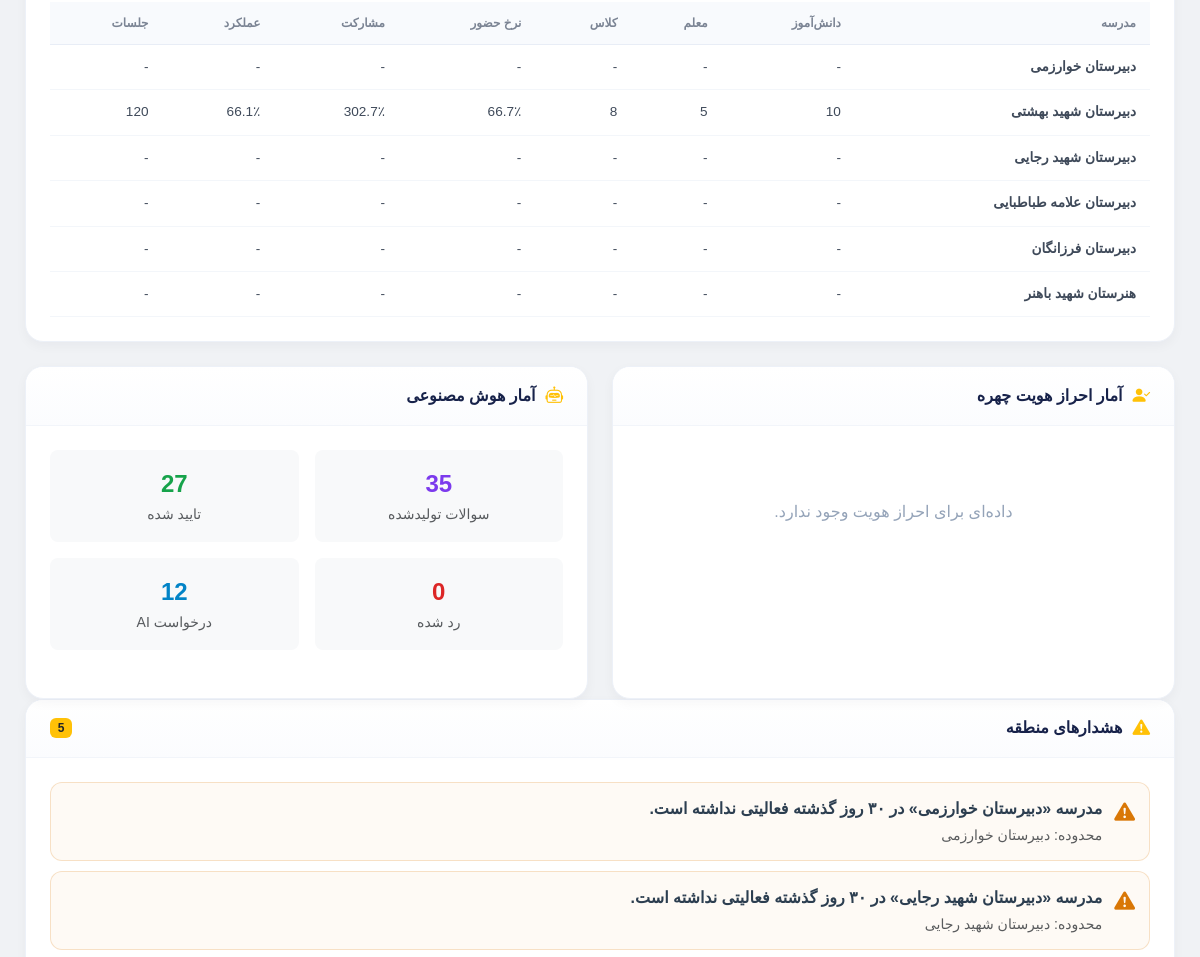
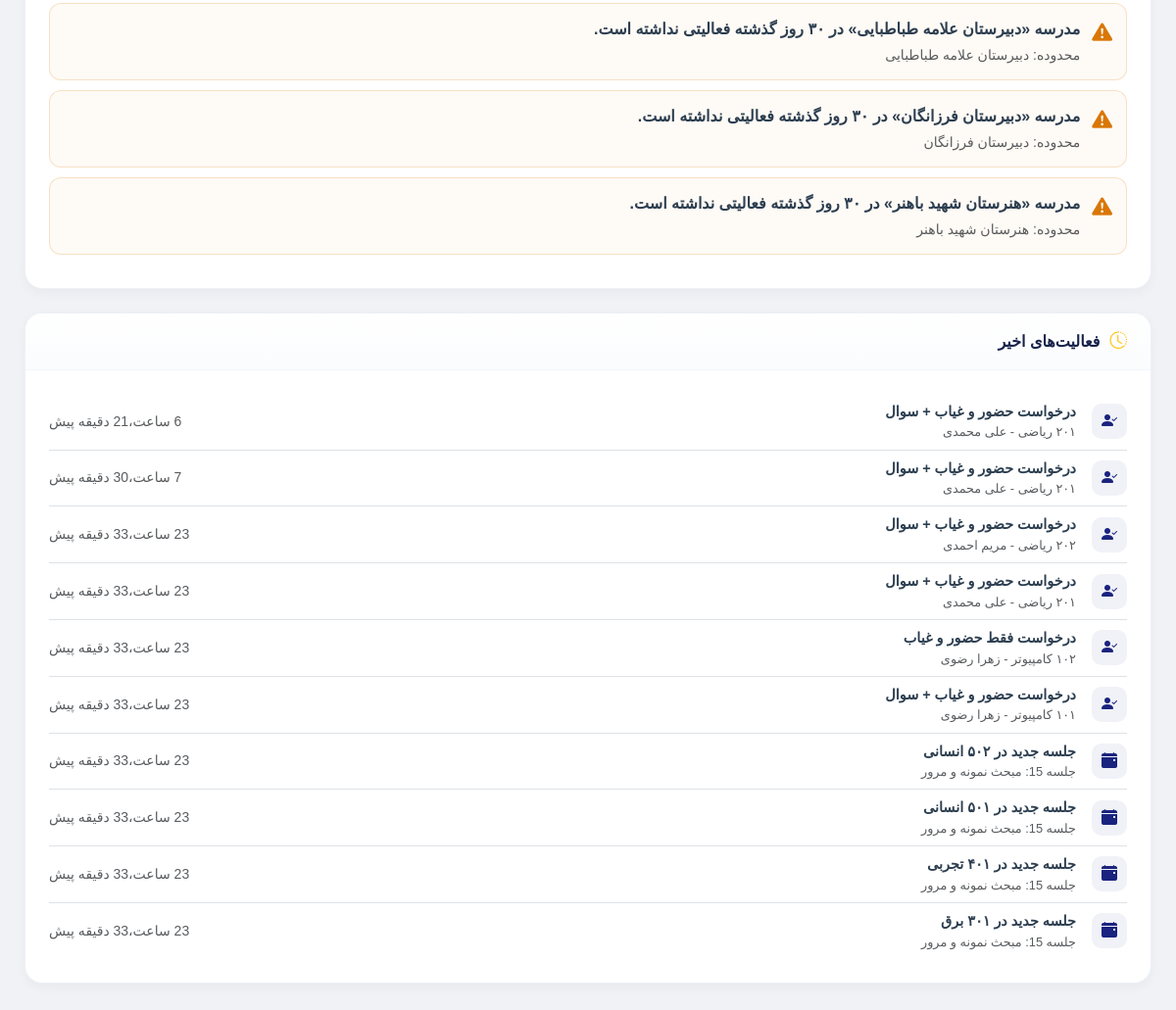
The app's page /district/ (signed in, lower part), older data (2 pictures, top to bottom).
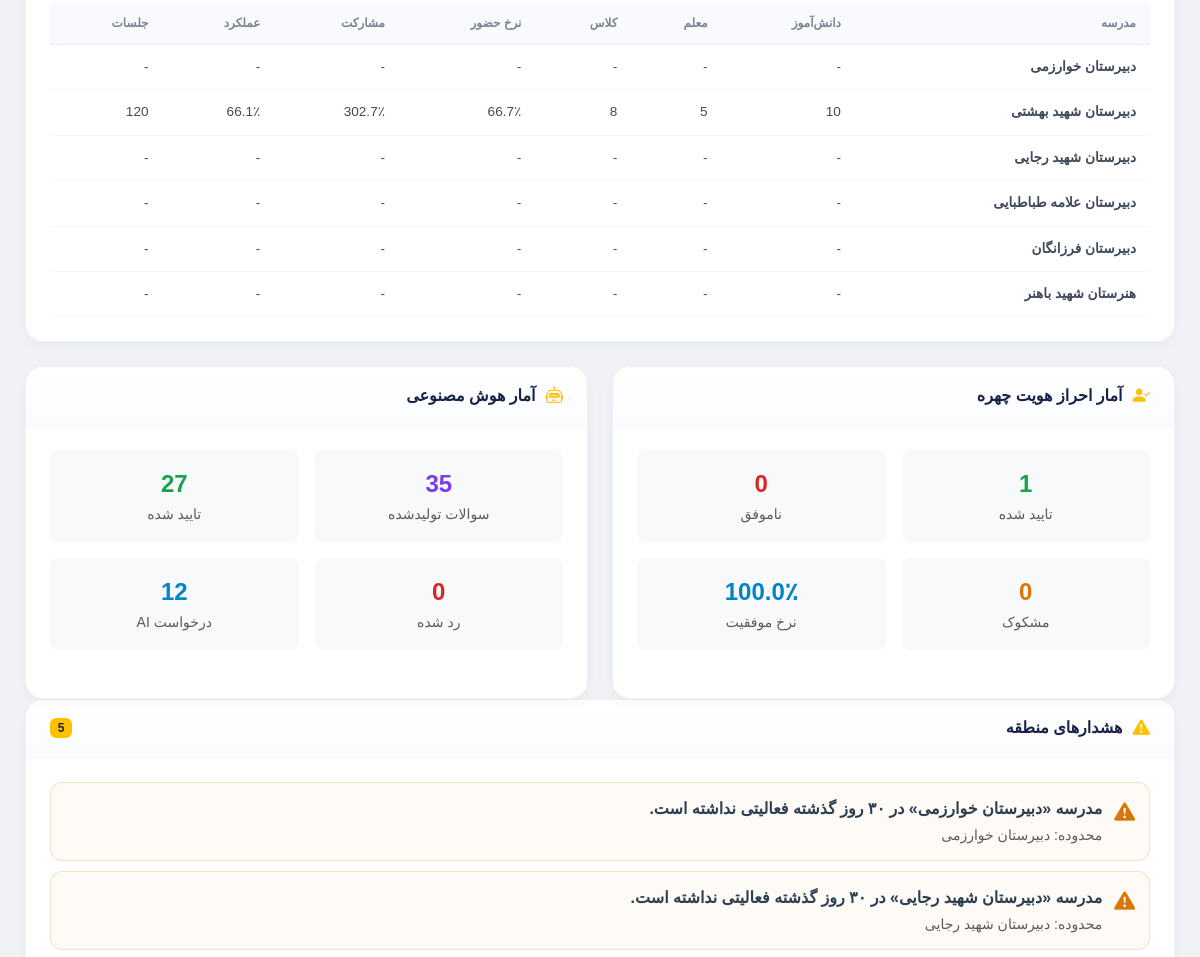
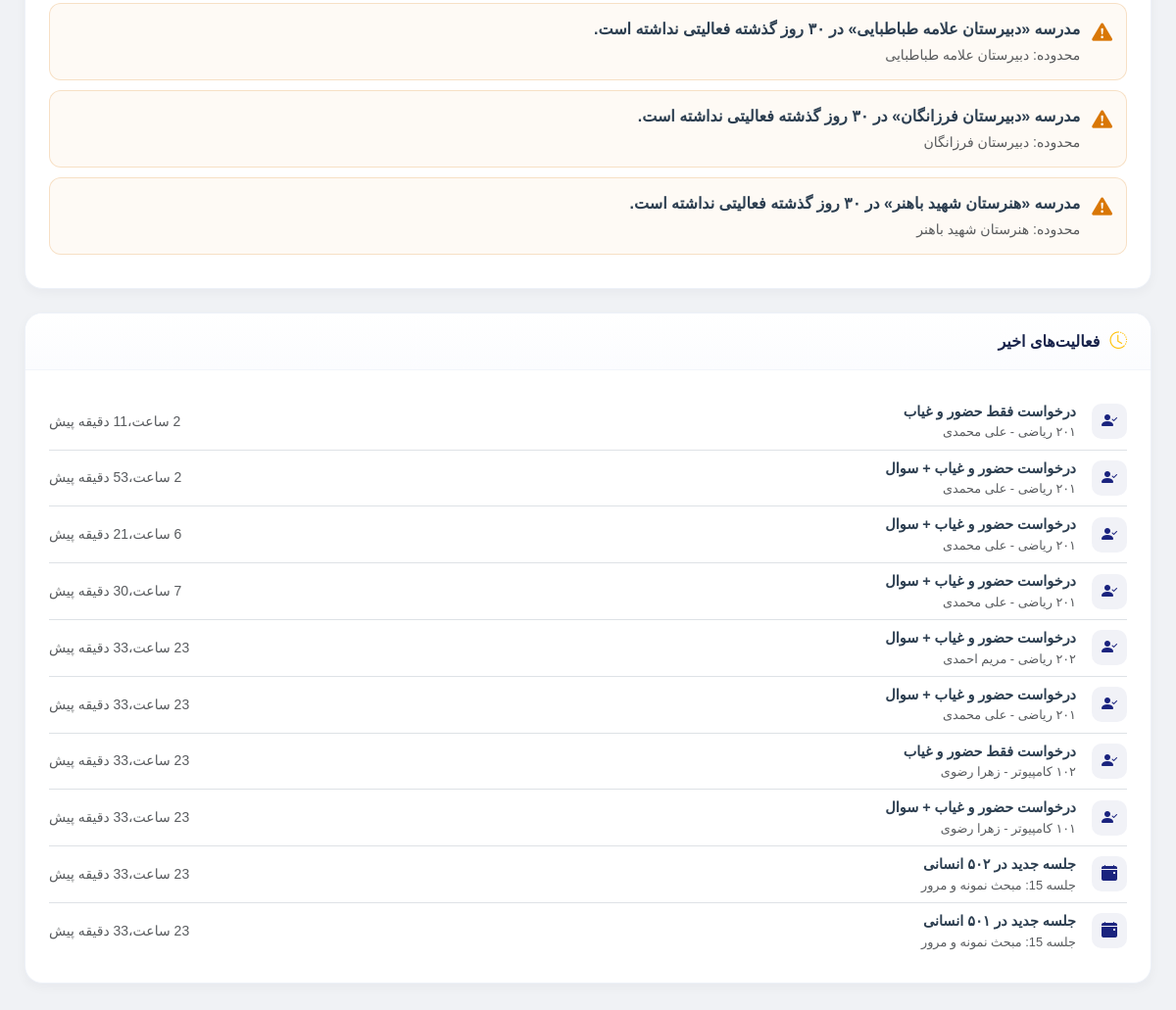
The same page, newer data (2 pictures, top to bottom).
### dashboard/models.py (models this page shows, shortened)
class ClassSession(models.Model):
    classroom = models.ForeignKey(
        Classroom,
        on_delete=models.CASCADE,
        related_name='sessions',
        verbose_name="کلاس"
    )
    session_date = models.DateTimeField(auto_now_add=True, verbose_name="تاریخ جلسه")
    topic = models.CharField(max_length=200, blank=True, null=True, verbose_name="موضوع جلسه")
    class Meta:
        verbose_name = "جلسه کلاس"
        verbose_name_plural = "جلسات کلاس"

class AttendanceRequest(models.Model):
    REQUEST_TYPE_CHOICES = (
        ('face_only', 'فقط حضور و غیاب'),
        ('question_only', 'فقط سوال'),
        ('face_and_question', 'حضور و غیاب + سوال'),
    )
    STATUS_CHOICES = (
        ('active', 'فعال'),
        ('finished', 'پایان یافته'),
        ('canceled', 'لغو شده'),
    )
    teacher = models.ForeignKey(
        User,
        on_delete=models.CASCADE,
        related_name='attendance_requests',
        limit_choices_to={'role': 'teacher'},
        verbose_name="معلم"
    )
    classroom = models.ForeignKey(
        Classroom,
        on_delete=models.CASCADE,
        related_name='attendance_requests',
        verbose_name="کلاس"
    )
    session = models.ForeignKey(
        ClassSession,
        on_delete=models.CASCADE,
        related_name='attendance_requests',
        verbose_name="جلسه"
    )
    request_type = models.CharField(
        max_length=30,
        choices=REQUEST_TYPE_CHOICES,
        default='face_only',
        verbose_name="نوع درخواست"
    )
    status = models.CharField(
        max_length=20,
        choices=STATUS_CHOICES,
        default='active',
        verbose_name="وضعیت"
    )
    face_time_seconds = models.PositiveIntegerField(
        default=120,
        verbose_name="زمان اسکن چهره (ثانیه)"
    )
    face_deadline_at = models.DateTimeField(
        null=True,
        blank=True,
        verbose_name="مهلت اسکن چهره"
    )
    questions = models.ManyToManyField(
        Question,
        through='AttendanceRequestQuestion',
        related_name='attendance_requests',
        blank=True,
        verbose_name="سوالات"
    )
    created_at = models.DateTimeField(auto_now_add=True, verbose_name="تاریخ ایجاد")
    updated_at = models.DateTimeField(auto_now=True, verbose_name="تاریخ به‌روزرسانی")
    class Meta:
        verbose_name = "درخواست حضور و غیاب / سوال"
        verbose_name_plural = "درخواست‌های حضور و غیاب / سوال"
        ordering = ['-created_at']

### district/views.py (the view)
# urls.py: path('', views.district_dashboard, name='dashboard'),
@district_admin_required
def district_dashboard(request):
    scope, service = _build_context(request)
    period = request.GET.get('period', 'month')
    school_id = request.GET.get('school')
    grade = request.GET.get('grade')
    field = request.GET.get('field')
    date_from, date_to, df_str, dt_str = _parse_dates(request)
    selected_school = None
    if school_id:
        selected_school = scope.validate_school_id(school_id)
    overview = service.get_overview(
        period=period, date_from=date_from, date_to=date_to,
        school_id=school_id, grade=grade, field=field)
    attendance_trend = service.get_attendance_trend(30, school_id)
    participation_trend = service.get_participation_trend(30, school_id)
    performance_subjects = service.get_performance_by_subject(school_id)
    face_stats = service.get_face_stats()
    ai_stats = service.get_ai_stats()
    usage_stats = service.get_system_usage()
    alerts = service.get_alerts()
    recent_activity = service.get_recent_activity()
    school_activity = service.get_school_activity_stats()
    school_comparison = service.get_school_comparison()
    schools = scope.filter_schools().filter(is_active=True).order_by('name')
    DistrictAuditService.log(request, 'view_dashboard',
                             details={'school': selected_school.name if selected_school else 'کل منطقه'})
    context = {
        'title': f'داشبورد منطقه {scope.district.name}',
        'district': scope.district,
        'province': scope.province,
        'scope': scope,
        'schools': schools,
        'selected_school': selected_school,
        'period': period,
        'grade_filter': grade,
        'field_filter': field,
        'date_from': df_str,
        'date_to': dt_str,
        'overview': overview,
        'attendance_trend': attendance_trend,
        'participation_trend': participation_trend,
        'performance_subjects': performance_subjects,
        'face_stats': face_stats,
        'ai_stats': ai_stats,
        'usage_stats': usage_stats,
        'alerts': alerts,
        'recent_activity': recent_activity,
        'school_comparison': school_comparison,
        'school_activity': school_activity,
        'has_data': bool(overview.get('students')),
        'grades': [('10', 'دهم'), ('11', 'یازدهم'), ('12', 'دوازدهم')],
        'fields': [
            ('computer', 'کامپیوتر'), ('electrical', 'برق'),
            ('mechanical', 'مکانیک'), ('accounting', 'حسابداری'),
            ('math', 'ریاضی'), ('experimental', 'تجربی'),
            ('humanities', 'انسانی'),
        ],
    }
    return render(request, 'district/dashboard.html', context)

### district/audit.py (called while the page is built)
    @staticmethod
    def log(request, action, scope_name='', details=None):
        try:
            from national.models import NationalAuditLog
            NationalAuditLog.objects.create(
                user=request.user,
                action=action,
                scope='district',
                scope_id=request.user.district.id,
                scope_name=scope_name or request.user.district.name,
                details=details or {},
                ip_address=DistrictAuditService._get_ip(request),
            )
        except Exception as e:
            logger.error('District audit log failed: %s', e)

    @staticmethod
    def _get_ip(request):
        xff = request.META.get('HTTP_X_FORWARDED_FOR')
        if xff:
            return xff.split(',')[0].strip()
        return request.META.get('REMOTE_ADDR')

### district/scope.py (called while the page is built)
    def filter_schools(self, qs=None):
        if qs is None:
            qs = School.objects.all()
        return qs.filter(district=self.district)

### district/services.py (called while the page is built)
    def _school_filter(self):
        return Q(school__district_id=self.district_id)

    def _classroom_filter(self):
        return Q(classroom__school__district_id=self.district_id)

### district/templates/district/dashboard.html (shortened to what the changed rows need)
{% extends 'base.html' %}
{% block content %}
<div class="da-page">
    {% if not has_data %}
    <div class="da-section">
        <div class="da-section-body">
            <div class="da-empty">
                <div class="da-empty-icon"><i class="bi bi-inbox-fill"></i></div>
                <h5>داده‌ای برای این محدوده و بازه زمانی وجود ندارد.</h5>
                <p class="mb-0">هنوز اطلاعاتی در محدوده انتخابی ثبت نشده است.</p>
            </div>
        </div>
    </div>
    {% else %}
    {% if not selected_school and school_comparison %}
    <div class="da-section">
        <div class="da-section-body">
            <div class="table-responsive">
                <table class="da-table">
                    <thead>
                        <tr>
                            <th>مدرسه</th>
                            <th>دانش‌آموز</th>
                            <th>معلم</th>
                            <th>کلاس</th>
                            <th>نرخ حضور</th>
                            <th>مشارکت</th>
                            <th>عملکرد</th>
                            <th>جلسات</th>
                        </tr>
                    </thead>
                </table>
            </div>
        </div>
    </div>
    {% endif %}
    <div class="row g-4">
        <div class="col-lg-6">
            <div class="da-section h-100">
                <div class="da-section-body">
                    {% if face_stats.has_data %}
                    <div class="row g-3">
                        <div class="col-6">
                            <div class="text-center p-3 bg-light rounded-3">
                                <div style="font-size:1.5rem;font-weight:900;color:#16a34a;">{{ face_stats.verified }}</div>
                                <small class="text-muted">تایید شده</small>
                            </div>
                        </div>
                        <div class="col-6">
                            <div class="text-center p-3 bg-light rounded-3">
                                <div style="font-size:1.5rem;font-weight:900;color:#dc2626;">{{ face_stats.failed }}</div>
                                <small class="text-muted">ناموفق</small>
                            </div>
                        </div>
                        <div class="col-6">
                            <div class="text-center p-3 bg-light rounded-3">
                                <div style="font-size:1.5rem;font-weight:900;color:#d97706;">{{ face_stats.suspicious }}</div>
                                <small class="text-muted">مشکوک</small>
                            </div>
                        </div>
                        <div class="col-6">
                            <div class="text-center p-3 bg-light rounded-3">
                                <div style="font-size:1.5rem;font-weight:900;color:#0284c7;">
                                    {{ face_stats.success_rate|default:"-" }}٪
                                </div>
                                <small class="text-muted">نرخ موفقیت</small>
                            </div>
                        </div>
                    </div>
                    {% else %}
                    <div class="da-empty"><p>داده‌ای برای احراز هویت وجود ندارد.</p></div>
                    {% endif %}
                </div>
            </div>
        </div>
    </div>
    <div class="da-section">
        <div class="da-section-body">
            {% if recent_activity %}
            {% for activity in recent_activity %}
            <div class="d-flex align-items-center gap-3 py-2 {% if not forloop.last %}border-bottom{% endif %}">
                <div style="width:36px;height:36px;border-radius:10px;background:rgba(26,35,126,.06);
                    display:flex;align-items:center;justify-content:center;">
                    <i class="bi {{ activity.icon }}" style="color:var(--da-primary);"></i>
                </div>
                <div class="flex-grow-1">
                    <div class="fw-bold" style="font-size:.9rem;">{{ activity.title }}</div>
                    <div class="text-muted" style="font-size:.8rem;">{{ activity.description }}</div>
                </div>
                <small class="text-muted">{{ activity.date|timesince }} پیش</small>
            </div>
            {% endfor %}
            {% else %}
            <div class="da-empty"><p>فعالیت اخیری ثبت نشده است.</p></div>
            {% endif %}
        </div>
    </div>
    {% endif %}
</div>
{% endblock %}

Row changes from the older to the newer data that the page shows:
no longer on this page (row unchanged): ClassSession: description "جلسه 15: مبحث نمونه و مرور", date "23 ساعت،33 دقیقه"
no longer on this page (row unchanged): ClassSession: description "جلسه 15: مبحث نمونه و مرور", date "23 ساعت،33 دقیقه"
added AttendanceRequest: date "2 ساعت،11 دقیقه"
added AttendanceRequest: date "2 ساعت،53 دقیقه"
Text that changed along with them:
{{ face_stats.verified }}: (not shown) → "1"
{{ face_stats.failed }}: (not shown) → "0"
{{ face_stats.suspicious }}: (not shown) → "0"
{{ face_stats.success_rate|default:"-" }}: (not shown) → "100.0"
text no longer shown: "داده‌ای برای احراز هویت وجود ندارد."
text now shown: "تایید شده ناموفق مشکوک ٪ نرخ موفقیت"
new list line: "درخواست فقط حضور و غیاب ۲۰۱ ریاضی - علی محمدی پیش"
new list line: "درخواست حضور و غیاب + سوال ۲۰۱ ریاضی - علی محمدی پیش"
list line gone: "جلسه جدید در ۴۰۱ تجربی پیش"
list line gone: "جلسه جدید در ۳۰۱ برق پیش"
